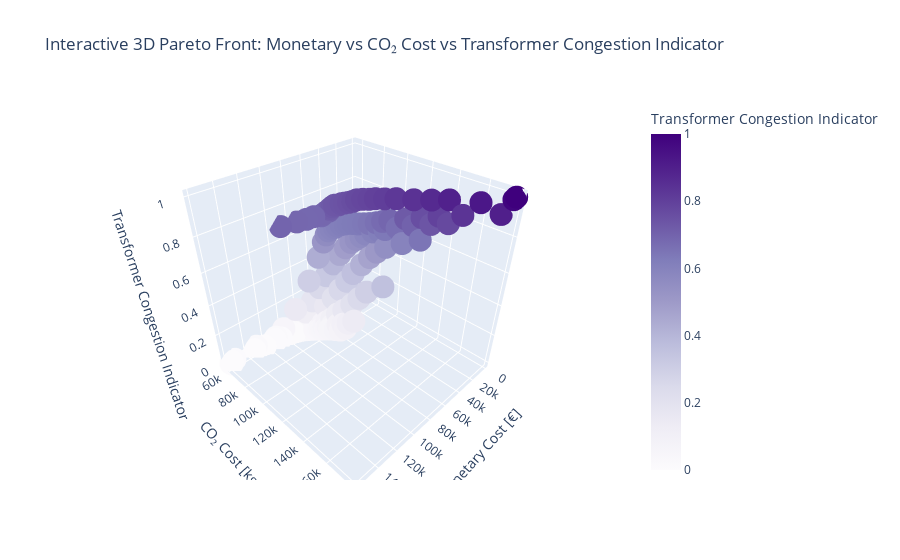

Notebook code for this chart:
### Markdown cell above
Even

### Code cell
import pandas as pd
import plotly.express as px

# ----------------------------
# 📊 Load the Dataset
# ----------------------------
file_path = './pareto_front_runs5/all_results.csv' 
data = pd.read_csv(file_path)

# Extract relevant columns
pareto_data = data[["monetary_cost", "co2_cost", "transformer_congestion_indicator"]]

# Filter extreme values
monetary_cost_threshold = pareto_data["monetary_cost"].quantile(0.92)
co2_cost_threshold = pareto_data["co2_cost"].quantile(1)
transformer_cost_threshold = pareto_data["transformer_congestion_indicator"].quantile(1)

filtered_data = pareto_data[
    (pareto_data["monetary_cost"] <= monetary_cost_threshold) &
    (pareto_data["co2_cost"] <= co2_cost_threshold) &
    (pareto_data["transformer_congestion_indicator"] <= transformer_cost_threshold)
]

# Normalize Transformer Indicator
filtered_data["transformer_congestion_indicator"] = (
    (filtered_data["transformer_congestion_indicator"] - filtered_data["transformer_congestion_indicator"].min()) /
    (filtered_data["transformer_congestion_indicator"].max() - filtered_data["transformer_congestion_indicator"].min())
)

# ----------------------------
# 📊 Create the Interactive Plot
# ----------------------------
fig = px.scatter_3d(
    filtered_data,
    x="monetary_cost",
    y="co2_cost",
    z="transformer_congestion_indicator",
    color="transformer_congestion_indicator",
    color_continuous_scale="purples",
    size_max=10,
    title="Interactive 3D Pareto Front: Monetary vs CO₂ Cost vs Transformer Congestion Indicator"
)

# Improve layout and labels
fig.update_layout(
    scene=dict(
        xaxis_title="Monetary Cost [€]",
        yaxis_title="CO₂ Cost [kg]",
        zaxis_title="Transformer Congestion Indicator"
    ),
    coloraxis_colorbar=dict(
        title="Transformer Congestion Indicator"
    )
)

# Show the interactive plot
fig.show()

### Figure 1 — Plotly figure (JSON) as saved in the notebook; plotly's stock layout.template omitted (floating-point values rounded to 4 significant figures; data arrays with more than 128 entries replaced by an {"elided": "..."} marker saying what was removed)
{"data": [{"hovertemplate": "monetary_cost=%{x}<br>co2_cost=%{y}<br>transformer_congestion_indicator=%{marker.color}<extra></extra>", "legendgroup": "", "marker": {"color": {"elided": "428 float values"}, "coloraxis": "coloraxis", "symbol": "circle"}, "mode": "markers", "name": "", "scene": "scene", "showlegend": false, "type": "scatter3d", "x": {"elided": "428 float values"}, "y": {"elided": "428 float values"}, "z": {"elided": "428 float values"}}], "layout": {"coloraxis": {"colorbar": {"title": {"text": "Transformer Congestion Indicator"}}, "colorscale": [[0, "rgb(252,251,253)"], [0.125, "rgb(239,237,245)"], [0.25, "rgb(218,218,235)"], [0.375, "rgb(188,189,220)"], [0.5, "rgb(158,154,200)"], [0.625, "rgb(128,125,186)"], [0.75, "rgb(106,81,163)"], [0.875, "rgb(84,39,143)"], [1, "rgb(63,0,125)"]]}, "legend": {"tracegroupgap": 0}, "scene": {"domain": {"x": [0, 1], "y": [0, 1]}, "xaxis": {"title": {"text": "Monetary Cost [€]"}}, "yaxis": {"title": {"text": "CO₂ Cost [kg]"}}, "zaxis": {"title": {"text": "Transformer Congestion Indicator"}}}, "title": {"text": "Interactive 3D Pareto Front: Monetary vs CO₂ Cost vs Transformer Congestion Indicator"}}}
